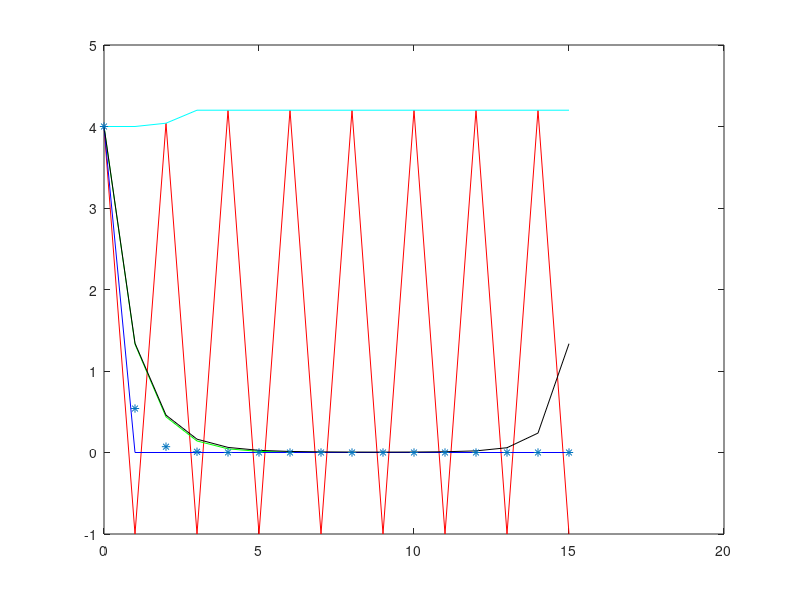

Reproduce this figure in MATLAB.
clear all 
clc
function re=f(x) 
  re=2+0.01*x^2
end
function re=g(x)
  re=4*exp(-0.003333*x.^3-2*x)
end
sep=1
x01=[0:sep:15]


y=[4]
for i=1:length(x01);
  y=[y,y(1,i)*(1-sep*f(x01(1,i)))];
end
y(y>4.2)=4.2
y(y<-1)=-1
plot(x01,y(1:length(y)-1),"r");
hold;
yback=[4];
for i=1:length(x01)-1;
  yback=[yback,yback(1,i)/(1+sep*f(x01(1,i+1)))];
end;
yback(yback>4.2)=4.2
yback(yback<-1)=-1
plot(x01,yback,"g");
yt=[4]
for i=1:length(x01)-1;
  yt=[yt,(yt(1,i)-sep*yt(1,i)*1/2*f(x01(1,i)))/(1+1/2*sep*f(x01(1,i+1)))];
end
yt(yt>4.2)=4.2
yt(yt<-1)=-1
plot(x01,yt,"b");
yrq2=[4];
for i=1:length(x01)-1
  k1=sep*yrq2(1,i)*(-f(x01(1,i)));
  k2=sep*(yrq2(1,i)+0.5*k1)*(-f(x01(1,i)+sep*0.5));
  yrq2=[yrq2,yrq2(1,i)+k2];
end
yrq2(yrq2>4.2)=4.2
yrq2(yrq2<-1)=-1
plot(x01,yrq2,"c ")
yrq4=[4]
for i=1:length(x01)-1
   k1=sep*yrq4(1,i)*(-f(x01(1,i)));
   k2=sep*(yrq4(1,i)+0.5*k1)*(-f(x01(1,i)+sep*0.5));
   k3=sep*(yrq4(1,i)+0.5*k2)*(-f(x01(1,i)+sep*0.5));
   k4=sep*(yrq4(1,i)+k3)*(-f(x01(1,i)+sep));
   yrq4=[yrq4,yrq4(1,i)+1/6*k1+1/3*(k2+k3)+1/6*k4];
end
yrq4(yrq4>4.2)=4.2
yrq4(yrq4<-1)=-1
plot(x01,yrq4,"k")
plot(x01,g(x01),"*")

